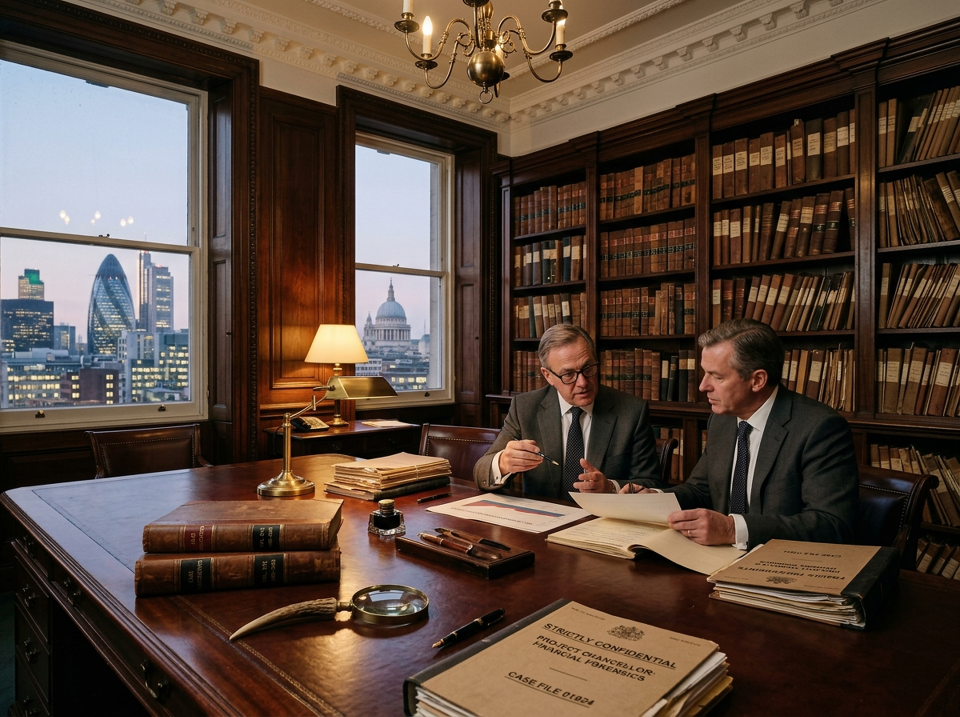
#> input picture assets/images/about/about-history.jpg, 3840 x 2867 px (shown at 1/4 size); its folder holds only this picture in this run
$ python test_specific_candidates.py
#> lines starting #> are read from the running program, lines starting #| are printed output that depends on the picture
import os, glob
from PIL import Image

ws = r"c:\Users\thand\Desktop\Website"
scratch = r"C:\Users\thand\.gemini\antigravity\brain\23316da3-e558-4e4a-9c0f-11f4730e426e\scratch"

# All site images
all_site_images = glob.glob(os.path.join(ws, "assets", "images", "**", "*.*"), recursive=True)
all_site_images = [f for f in all_site_images if f.lower().endswith(('.jpg', '.jpeg', '.png'))]

targets = {
    "hero-blog-details-ma.jpg",
    "blog-detail-featured-ma.jpg",
    "banner-blog-details-ma.jpg",
    "hero-blog-details-whistleblower.jpg",
    "blog-detail-featured-whistleblower.jpg",
    "banner-blog-details-whistleblower.jpg"
}
base_site_images = [f for f in all_site_images if os.path.basename(f) not in targets]

def get_dhash(img_path_or_obj, hash_size=8):
#> called with img_path_or_obj = 'assets/images/about/about-history.jpg', hash_size = 8
    if isinstance(img_path_or_obj, str):
        im = Image.open(img_path_or_obj)
#> im is the input picture: PIL image 3840x2867 RGB; mean R, G, B 88.3, 70.6, 59
    else:
        im = img_path_or_obj
    im = im.convert('L').resize((hash_size + 1, hash_size), Image.Resampling.LANCZOS)
    pixels = list(im.getdata())
#> pixels = 72 values, max 215 at index 9, min 2 at index 63, mean 74.6
    diff = []
    for row in range(hash_size):
        for col in range(hash_size):
            pixel_left = pixels[row * (hash_size + 1) + col]
            pixel_right = pixels[row * (hash_size + 1) + col + 1]
            diff.append(pixel_left > pixel_right)
#> after the loop, diff = 64 items, first 6: True, False, False, True, False, True
    return diff

def hamming_dist(h1, h2):
    return sum(b1 != b2 for b1, b2 in zip(h1, h2))

site_hashes = {sf: get_dhash(sf) for sf in base_site_images}
#> call 2 of get_dhash, with hash_size = 8
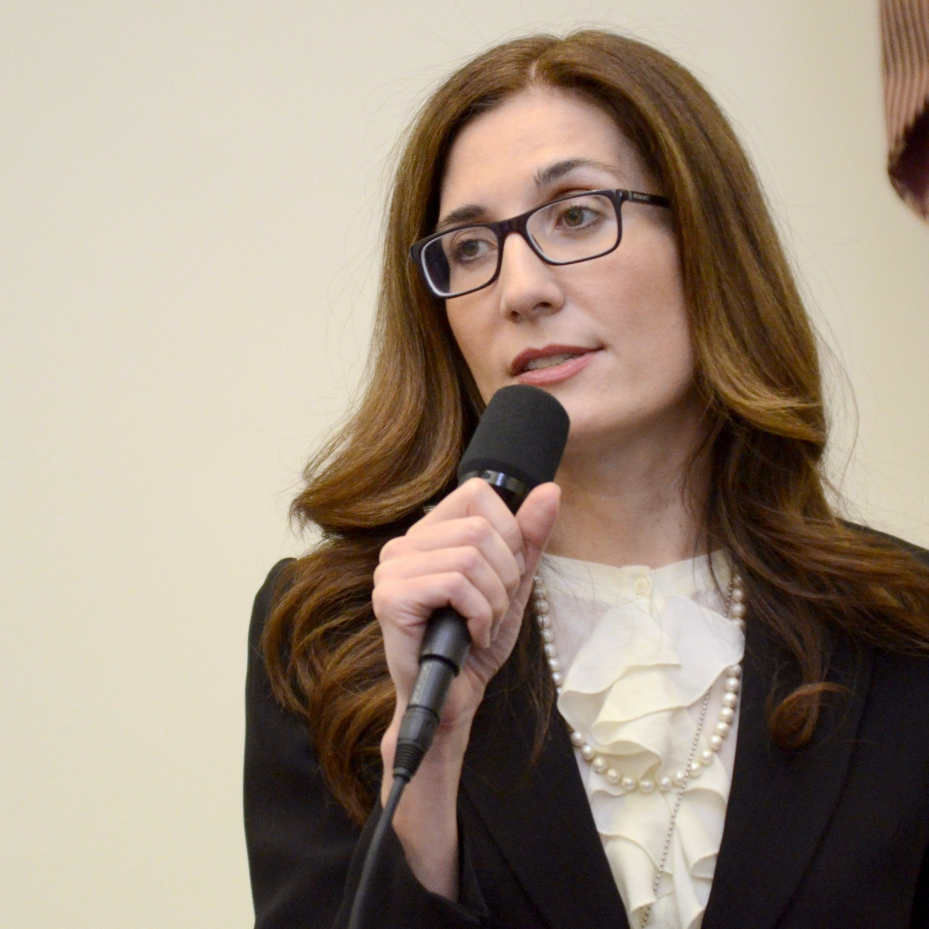
#> input picture assets/images/blog/author-amira-khalil.jpg, 2785 x 2785 px (shown at 1/3 size)
#> in get_dhash, im is the input picture: PIL image 2785x2785 RGB; mean R, G, B 158.6, 143.4, 127.8
#> in get_dhash (call 2), `pixels = list(im.getdata())`: pixels = 72 values, max 234 at index 51, min 9 at index 53, mean 146.2
#> after the loop in get_dhash (call 2), `for row in range(hash_size):`: diff = 64 items, first 6: False, False, False, True, True, False
#> call 3 of get_dhash, with hash_size = 8
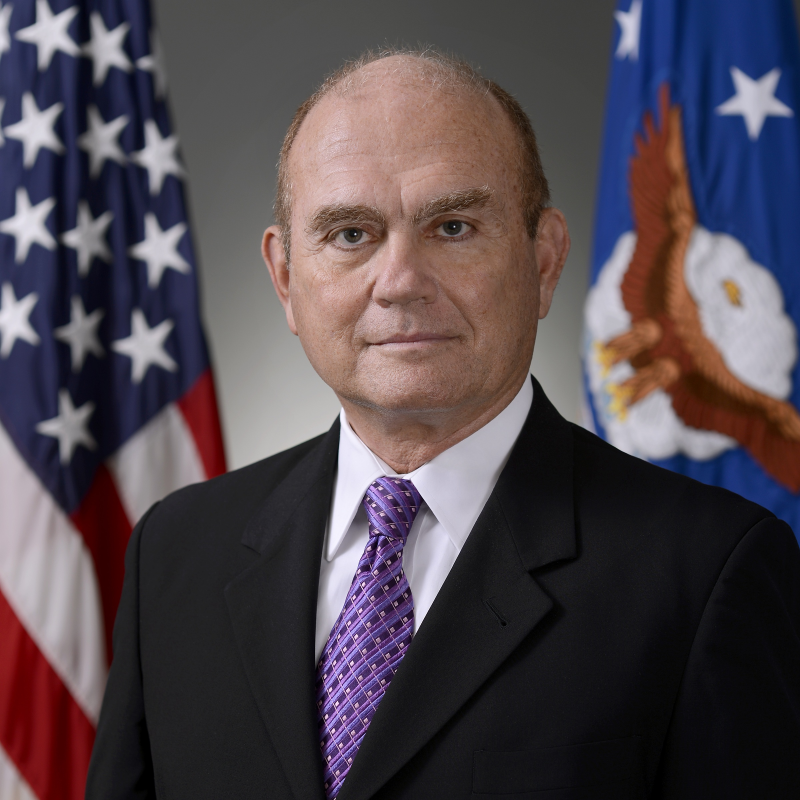
#> input picture assets/images/blog/author-david-thorne.jpg, 2400 x 2400 px (shown at 1/3 size)
#> in get_dhash, im is the input picture: PIL image 2400x2400 RGB; mean R, G, B 80.5, 70.9, 78
#> in get_dhash (call 3), `pixels = list(im.getdata())`: pixels = 72 values, max 173 at index 30, min 4 at index 51, mean 74.6
#> after the loop in get_dhash (call 3), `for row in range(hash_size):`: diff = 64 items, first 6: True, False, False, False, True, True
#> call 4 of get_dhash, with hash_size = 8
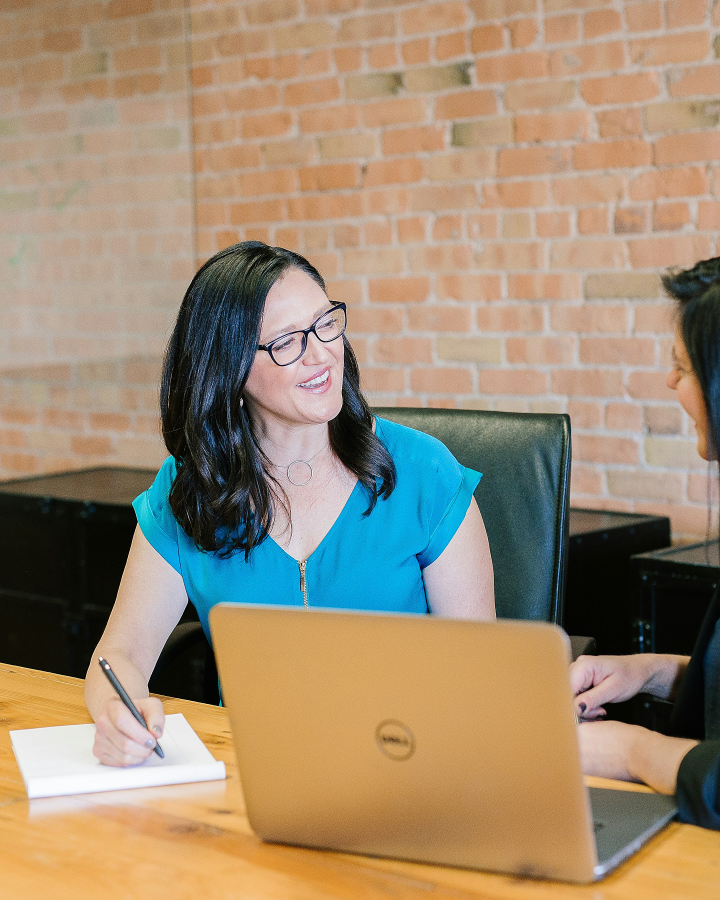
#> input picture assets/images/blog/author-elena-rostova.jpg, 2160 x 2700 px (shown at 1/3 size)
#> in get_dhash, im is the input picture: PIL image 2160x2700 RGB; mean R, G, B 157.9, 139.4, 115.3
#> in get_dhash (call 4), `pixels = list(im.getdata())`: pixels = 72 values, max 202 at index 64, min 8 at index 45, mean 142.3
#> after the loop in get_dhash (call 4), `for row in range(hash_size):`: diff = 64 items, first 6: False, False, False, False, True, False
#> site_hashes = 4 items

candidates = [
    'wm_cand_12.jpg',
    'wm_cand_18.jpg',
    'financial_dashboard.jpg',
    'towers_reflection.jpg',
    'executive_conference_3.jpg',
    'confidential_conference.jpg',
    'candlestick_screen.jpg',
    'first_national_bank.jpg',
    'crop_opt1_bottom.jpg',
    'safe_deposit_vault.jpg'
]

print("Checking specific candidates against ALL site images:")
for c in candidates:
    cp = os.path.join(scratch, c)
    if not os.path.exists(cp):
        continue
    c_hash = get_dhash(cp)
    min_dist = 999
    closest = ""
    for sf, sh in site_hashes.items():
        d = hamming_dist(c_hash, sh)
        if d < min_dist:
            min_dist = d
            closest = os.path.basename(sf)
    print(f"  {c:30s} -> Min Dist = {min_dist:2d} (Closest: {closest})")
